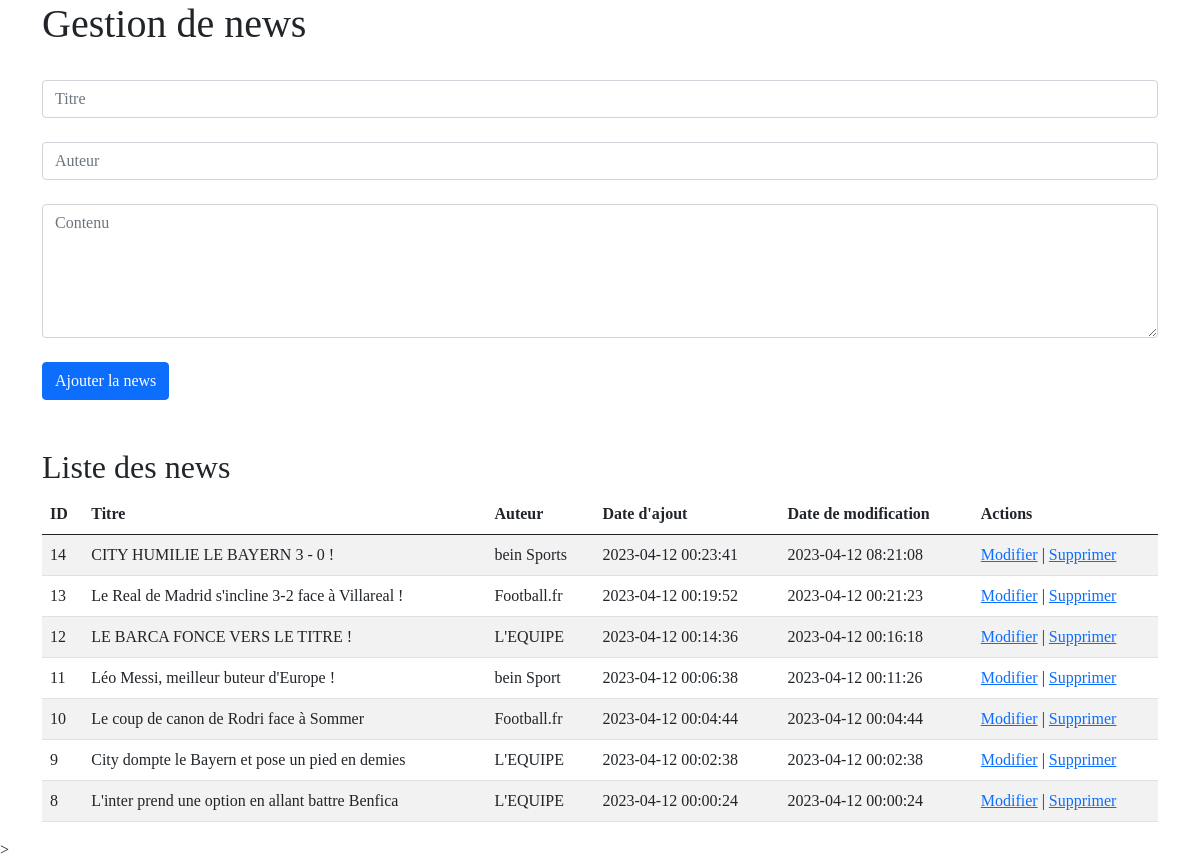
The page /vues/Admin.php on the database its author committed.
### tables this page shows
CREATE TABLE IF NOT EXISTS `news` (
  `id` smallint(5) UNSIGNED NOT NULL AUTO_INCREMENT,
  `auteur` varchar(30) NOT NULL,
  `titre` varchar(100) NOT NULL,
  `contenu` text NOT NULL,
  `dateAjout` datetime NOT NULL,
  `dateModif` datetime NOT NULL,
  PRIMARY KEY (`id`)
);

### modeles/NewsManager.php (called while the page is built, shortened)
<?php
class NewsManager {
    private $db;
    public function __construct(PDO $db) {
        $this->db = $db;
    }
    public function getAllNews()
{
     $query = $this->db->query('SELECT * FROM news ORDER BY dateAjout DESC ');
     $results = $query->fetchAll(PDO::FETCH_ASSOC);
     $newsList = array();
     foreach ($results as $result) {
         $newsList[] = new News($result['id'], $result['auteur'], $result['titre'], $result['contenu'], $result['dateAjout'], $result['dateModif']);
     }
     return $newsList;
}
}
?>

### controleurs/News.php (called while the page is built, shortened)
<?php
class News {
    private $id;
    private $auteur;
    private $titre;
    private $dateAjout;
    private $dateModif;
    public function __construct($id, $auteur, $titre, $contenu, $dateAjout, $dateModif) {
        $this->id = $id;
        $this->auteur = $auteur;
        $this->titre = $titre;
        $this->dateAjout = $dateAjout;
        $this->dateModif = $dateModif;
    }
    public function getId() {
        return $this->id;
    }
    public function getAuteur() {
        return $this->auteur;
    }
    public function getTitre() {
        return $this->titre;
    }
    public function getDateAjout() {
        return $this->dateAjout;
    }
    public function getDateModif() {
        return $this->dateModif;
    }
}
?>

### vues/Admin.php (the view, shortened to what this page needs)
<!DOCTYPE html>
<html lang="en">
<head>
    <link href="https://cdn.jsdelivr.net/npm/bootstrap@5.0.2/dist/css/bootstrap.min.css" rel="stylesheet">
</head>
<body>
<?php
    require_once('../controleurs/News.php');
    require_once('../modeles/NewsManager.php');
    $manager = new NewsManager($db);
$allNews = $manager->getAllNews();
?>
<div class="container">
    <div class="row">
        <div class="col-md-12">
<h1>Gestion de news</h1>
<form method="POST" action="Admin.php">
    <div class="form-group">
        <input type="text" class="form-control" id="titre" name="titre" placeholder="Titre" value="<?php echo isset($titre) ? $titre : ''; ?>" required>
    </div>
    <div class="form-group">
        <input type="text" class="form-control" id="auteur" name="auteur" placeholder="Auteur" value="<?php echo isset($auteur) ? $auteur : ''; ?>" required>
    </div>
    <div class="form-group">
        <textarea class="form-control" id="contenu" name="contenu" placeholder="Contenu"  rows="5" required><?php echo isset($contenu) ? $contenu : ''; ?></textarea>
    </div>
    <br>
    <button type="submit" name="submit" class="btn btn-primary"><?php if (isset($id)) echo 'Modifier'; else echo 'Ajouter'; ?> la news</button>
</form>
<br>
<br>
<h2>Liste des news</h2>
<table class="table table-striped">
 <thead>
    <tr>
        <th>ID</th>
        <th>Titre</th>
        <th>Auteur</th>
        <th>Date d'ajout</th>
        <th>Date de modification</th>
        <th>Actions</th>
    </tr>
  </thead>
  <tbody>
<?php
$allNews = $manager->getAllNews();
foreach ($allNews as $news) {
    echo '<tr>';
    echo '<td>'.$news->getId().'</td>';
    echo '<td>'.$news->getTitre().'</td>';
    echo '<td>'.$news->getAuteur().'</td>';
    echo '<td>'.$news->getDateAjout().'</td>';
    echo '<td>'.$news->getDateModif().'</td>';
    echo '<td>';
    echo '<a href="?action=edit&id='.$news->getId().'">Modifier</a> | ';
    echo '<a href="?action=delete&id='.$news->getId().'">Supprimer</a>';
    echo '</td>';
    echo '</tr>';
}
?>
</tbody>
</table>
</div>
</div>
</div>
<script src="https://cdn.jsdelivr.net/npm/bootstrap@5.0.2/dist/js/bootstrap.bundle.min.js"></script>>
</body>
</html>

### vues/Admin.php (style rules this page uses)
body { font-family: cursive; }

### rows shown on the page
news: id "14", titre "CITY HUMILIE LE BAYERN 3 - 0 !", auteur "bein Sports", dateAjout "2023-04-12 00:23:41", dateModif "2023-04-12 08:21:08"
news: id "13", titre "Le Real de Madrid s'incline 3-2 face à Villareal !", auteur "Football.fr", dateAjout "2023-04-12 00:19:52", dateModif "2023-04-12 00:21:23"
news: id "12", titre "LE BARCA FONCE VERS LE TITRE !", auteur "L'EQUIPE", dateAjout "2023-04-12 00:14:36", dateModif "2023-04-12 00:16:18"
news: id "11", titre "Léo Messi, meilleur buteur d'Europe !", auteur "bein Sport", dateAjout "2023-04-12 00:06:38", dateModif "2023-04-12 00:11:26"
news: id "10", titre "Le coup de canon de Rodri face à Sommer", auteur "Football.fr", dateAjout "2023-04-12 00:04:44", dateModif "2023-04-12 00:04:44"
news: id "9", titre "City dompte le Bayern et pose un pied en demies", auteur "L'EQUIPE", dateAjout "2023-04-12 00:02:38", dateModif "2023-04-12 00:02:38"
news: id "8", titre "L'inter prend une option en allant battre Benfica", auteur "L'EQUIPE", dateAjout "2023-04-12 00:00:24", dateModif "2023-04-12 00:00:24"
